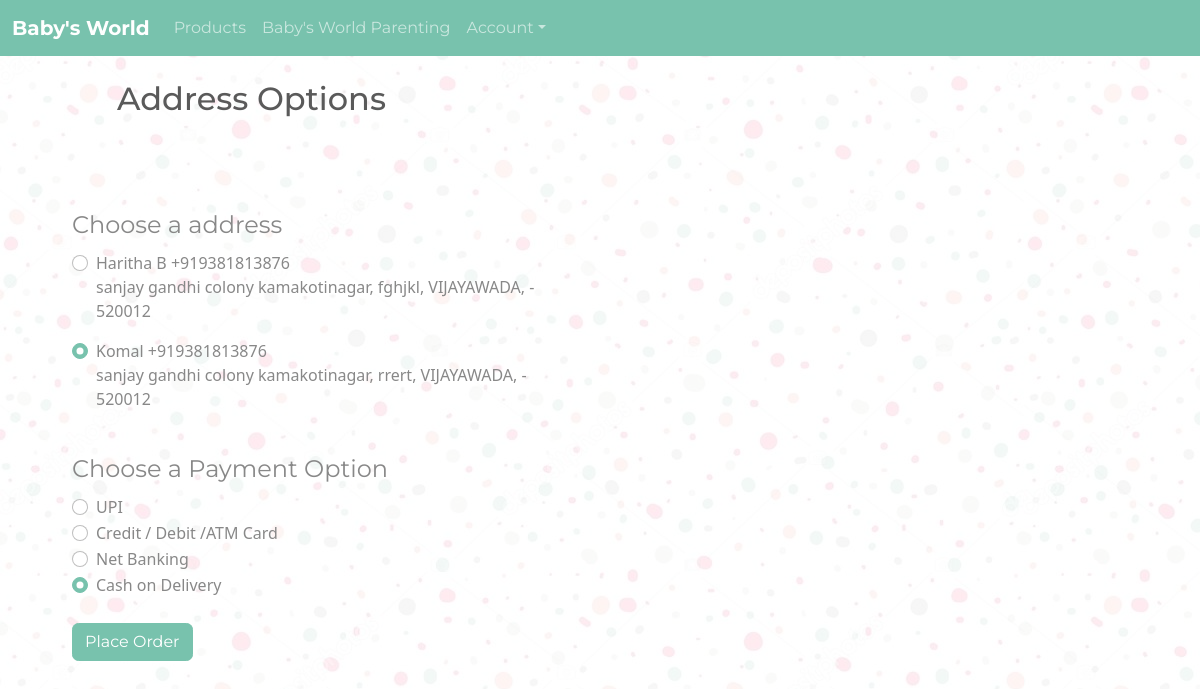
Page /orderoptions/ (signed in) on the committed database.
### products/models.py (models this page shows, shortened)
class Address(models.Model):
    states = (
        ('AP', 'Andhra Pradesh'),
        ('KA', 'Karnataka'),
        ('TN', 'Tamil Nadu'),
    )
    user = models.ForeignKey(User, on_delete=models.CASCADE)
    name = models.CharField(max_length=50)
    phone = models.CharField(max_length = 10)
    locality = models.CharField(max_length=50)
    pincode = models.CharField(max_length=6)
    addr = models.CharField(max_length=200)
    city = models.CharField(max_length=50)
    state = models.CharField(max_length=20, choices = states)
    aphone =  models.CharField(max_length = 10)

class payment(models.Model):
    payment_option =  models.CharField(max_length=50)
    def __str__(self):
        return self.payment_option

### products/views.py (the view)
# urls.py: path('orderoptions/',orderoptions,name="orderoptions"),
def orderoptions(request):
    user_id = request.user.id
    cuser = User.objects.get(id = user_id)
    carts = Cart.objects.filter(user = cuser)
    b=carts.count()
    if b==0:
        Cart.objects.create(user=cuser).save()
    usercart = Cart.objects.get(user=cuser)
    items = CartItems.objects.filter(cart = usercart)
    total = CartItems.objects.filter(cart = usercart).aggregate(Sum('quantity'))
    addresses = Address.objects.filter(user = cuser)
    payments = payment.objects.all()
    context = {'items' : items, 'usercart' :usercart,'total':total,'addresses':addresses,'payments':payments}
    return render(request,"products/address_options.html",context)

### templates/products/address_options.html (shortened to what this page needs)
{% extends 'base2.html' %}
{% load static %}
{% block content %}
<br>
<h2  style="margin-left: 5%">Address Options</h2>
<div class="container">
    <div class="row" >
      <div class="col-sm" style="margin: 5% 0%;">
        <form  method="post" action="{% url 'placeorder' %}" >
          <fieldset class="form-group">
            <legend class="mt-4">Choose a address</legend>
            {% for address in addresses %}
            <div class="form-check">
              <label class="form-check-label">
                <input type="radio" class="form-check-input" name="addr" id="addr{{address.id}}" value="{{address.id}}" checked="">
                {{address.name}} {{address.phone}}
              </label>
              <p>{{address.addr}}, {{address.locality}}, {{address.city}}, {{address.state}} - {{address.pincode}}</p>
            </div>
            {% endfor %}
          </fieldset>
          <fieldset class="form-group">
            <legend class="mt-4">Choose a Payment Option</legend>
            {% for payment in payments %}
            <div class="form-check">
              <label class="form-check-label">
                <input type="radio" class="form-check-input" name="pay" id="addr{{payment.id}}" value="{{payment.id}}" checked="">
                {{payment}}
              </label>
            </div>
            {% endfor %}
          </fieldset>
          <br>
          <button class="btn btn-primary" type="submit">Place Order</button>
        </form>
      </div>
      <div class="col-sm" style="margin: 5%;">
      </div>
    </div>
  </div>
{% endblock %}

### templates/base2.html (style rules this page uses)
body { background-image: linear-gradient( rgba(256, 256, 256, 0.8), rgba(256, 256, 256,0.8)), url("/static/img/bg3.jpg"); }

### rows in the picture
Address: name "Haritha B", phone "+919381813876", addr "sanjay gandhi colony kamakotinagar", locality "fghjkl", city "VIJAYAWADA", pincode "520012"
Address: name "Komal", phone "+919381813876", addr "sanjay gandhi colony kamakotinagar", locality "rrert", city "VIJAYAWADA", pincode "520012"
payment: payment_option "UPI"
payment: payment_option "Credit / Debit /ATM Card"
payment: payment_option "Net Banking"
payment: payment_option "Cash on Delivery"
